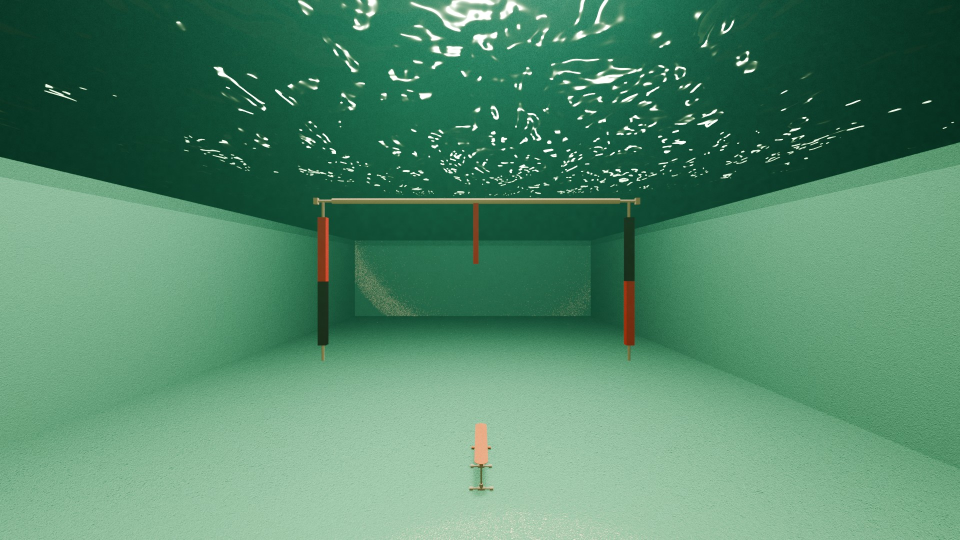
#> input picture images/mock_gate2.jpg, 1920 x 1080 px, found by its file name (shown at 1/2 size)
$ python detect_gate.py
#> lines starting #> are read from the running program, lines starting #| are printed output that depends on the picture; after the words box and inside, x2 and y2 are one past the last pixel; in counts of white or black regions, pixels touching at a corner belong together
import cv2
import numpy as np

# Load the image
image = cv2.imread('images/mock_gate2.jpg')
#> image is the input picture: shape (1080, 1920, 3); mean B, G, R 106.9, 137.8, 82.2
if image is None:
    print("Error: Image not found.")
    exit()

# ===== Step 1: Apply CLAHE (Adaptive Histogram Equalization) =====
lab = cv2.cvtColor(image, cv2.COLOR_BGR2LAB)
#> lab: shape (1080, 1920, 3); mean of channels 0, 1, 2 134, 103, 139.3
l, a, b = cv2.split(lab)
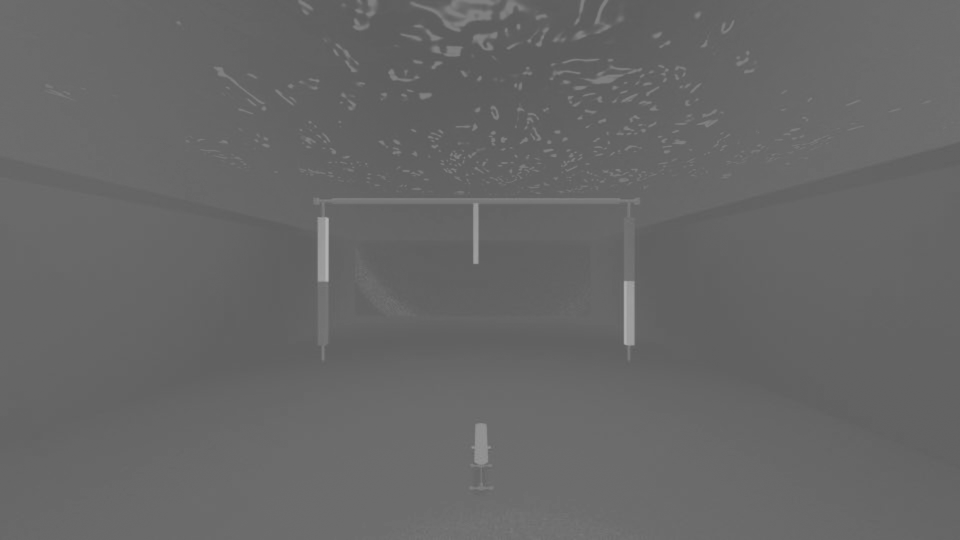
#> a: shape (1080, 1920) (shown at 1/2 size); min 90, max 181, mean 103
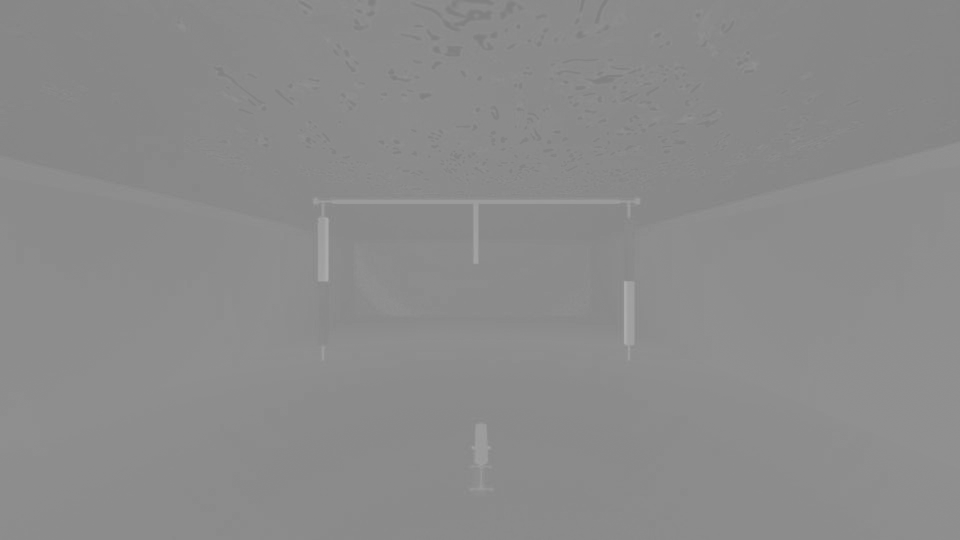
#> b: shape (1080, 1920) (shown at 1/2 size); min 126, max 175, mean 139.3

clahe = cv2.createCLAHE(clipLimit=3.0, tileGridSize=(8, 8))
l = clahe.apply(l)
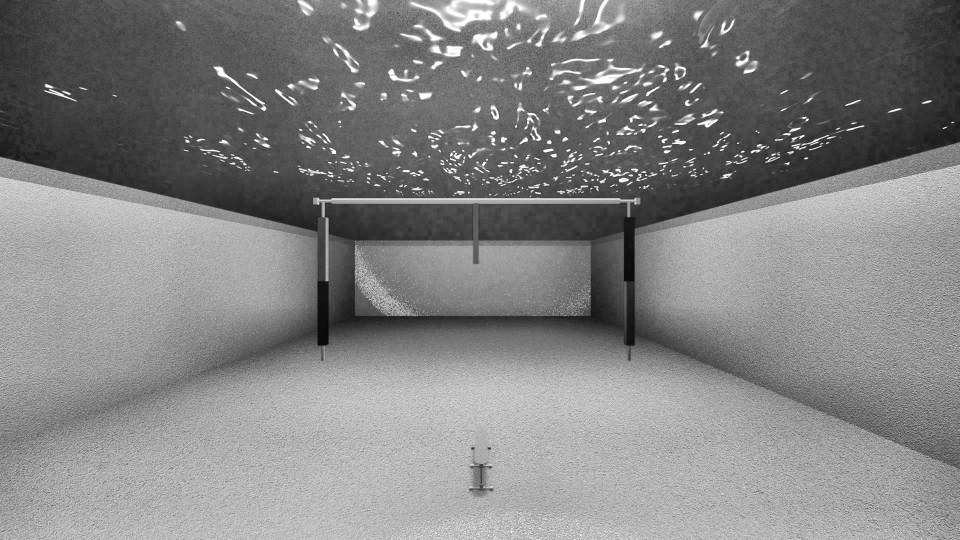
#> l: shape (1080, 1920) (shown at 1/2 size); min 7, max 255, mean 131.6

lab = cv2.merge((l, a, b))
#> lab: shape (1080, 1920, 3); mean of channels 0, 1, 2 131.6, 103, 139.3
image = cv2.cvtColor(lab, cv2.COLOR_LAB2BGR)
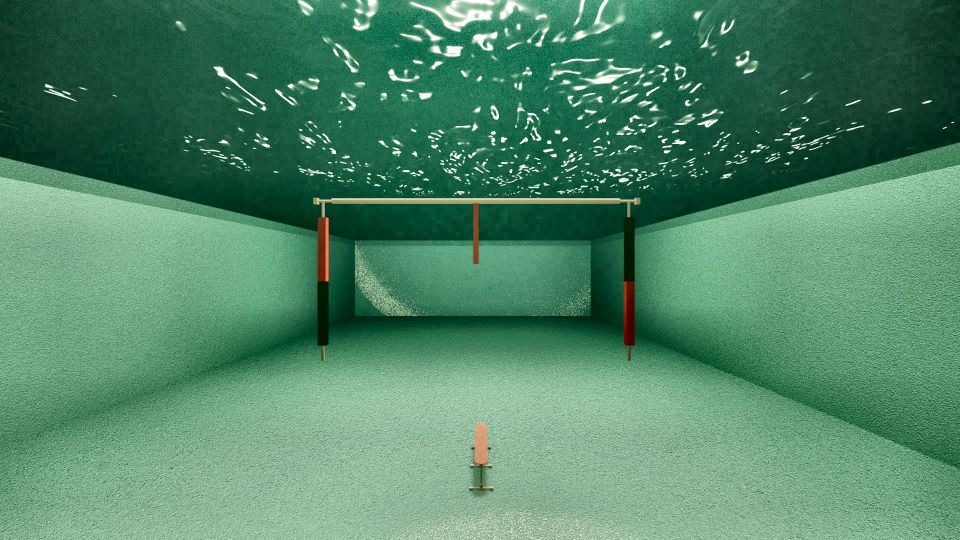
#> image: shape (1080, 1920, 3) (shown at 1/2 size); mean B, G, R 104.7, 135.5, 80.1

# Convert to HSV color space
hsv = cv2.cvtColor(image, cv2.COLOR_BGR2HSV)
#> hsv: shape (1080, 1920, 3); mean H, S, V 72.4, 127.1, 135.8

# ===== Step 2: Define Updated HSV Ranges for Underwater Detection =====

# **Red (Adjusted for Water Distortion)**
lower_red1 = np.array([0, 100, 60])
upper_red1 = np.array([10, 255, 255])
lower_red2 = np.array([170, 100, 60])
upper_red2 = np.array([180, 255, 255])

# **Black (Ensure Darker Areas Are Captured)**
lower_black = np.array([0, 0, 0])
upper_black = np.array([180, 200, 55])

# **White (Prevent Reflection Overdetection)**
lower_white = np.array([0, 0, 170])
upper_white = np.array([180, 30, 255])

# **Reject Greenish Pool Colors (Reflections)**
lower_reject_green = np.array([35, 50, 50])
upper_reject_green = np.array([90, 255, 255])

# ===== Step 3: Create & Combine Masks =====
mask_red1 = cv2.inRange(hsv, lower_red1, upper_red1)
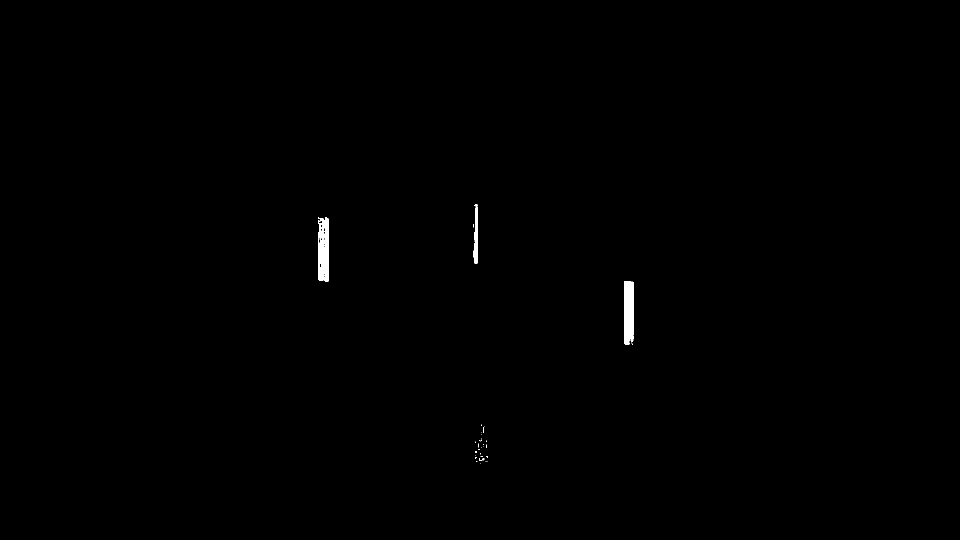
#> mask_red1: shape (1080, 1920) (shown at 1/2 size); 0.26% white; 33 white regions (28 under 20 px), largest, box (x1, y1, x2, y2) and area: (1248, 562, 1268, 690) 2351, (636, 435, 658, 563) 2202, (947, 408, 956, 527) 702, (958, 916, 969, 922) 30, (966, 853, 969, 866) 20
mask_red2 = cv2.inRange(hsv, lower_red2, upper_red2)
#> mask_red2: shape (1080, 1920); every value is 0
mask_black = cv2.inRange(hsv, lower_black, upper_black)
#> mask_black: shape (1080, 1920); 0.24% white in thin lines or dots, all inside (x1, y1, x2, y2) = (0, 0, 1920, 935)
mask_white = cv2.inRange(hsv, lower_white, upper_white)
#> mask_white: shape (1080, 1920); 1.2% white; 758 white regions (519 under 20 px), largest, box (x1, y1, x2, y2) and area: (822, 0, 990, 63) 3262, (1000, 0, 1050, 38) 769, (1170, 149, 1247, 167) 679
mask_reject_green = cv2.inRange(hsv, lower_reject_green, upper_reject_green)
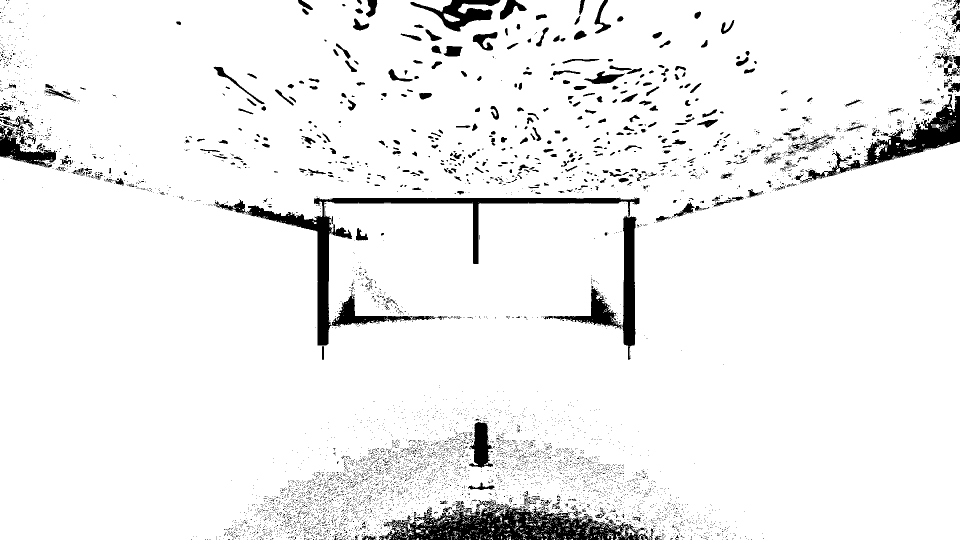
#> mask_reject_green: shape (1080, 1920) (shown at 1/2 size); 94% white; 7354 black regions (6950 under 20 px), largest, box (x1, y1, x2, y2) and area: (430, 395, 1279, 691) 21183, (758, 1000, 1308, 1080) 20186, (1721, 189, 1920, 333) 9303

# Combine masks & remove reflections
mask_combined = cv2.bitwise_or(mask_red1, mask_red2)
mask_combined = cv2.bitwise_or(mask_combined, mask_black)
#> mask_combined: shape (1080, 1920); 0.5% white; 750 white regions (693 under 20 px), largest, box (x1, y1, x2, y2) and area: (1246, 562, 1268, 691) 2367, (634, 433, 659, 563) 2222, (947, 408, 956, 527) 702
mask_combined = cv2.bitwise_or(mask_combined, mask_white)
#> mask_combined: shape (1080, 1920); 1.7% white; 1433 white regions (1137 under 20 px), largest, box (x1, y1, x2, y2) and area: (822, 0, 990, 63) 3262, (1246, 562, 1268, 691) 2367, (634, 433, 659, 563) 2222
mask_combined = cv2.bitwise_and(mask_combined, cv2.bitwise_not(mask_reject_green))
#> mask_combined: shape (1080, 1920); 1.5% white; 857 white regions (611 under 20 px), largest, box (x1, y1, x2, y2) and area: (822, 0, 990, 63) 3262, (1246, 562, 1268, 691) 2365, (636, 433, 659, 563) 2206

# ===== Step 4: Use Bilateral Filtering to Reduce Noise While Preserving Edges =====
filtered = cv2.bilateralFilter(mask_combined, d=9, sigmaColor=100, sigmaSpace=100)

# ===== Step 5: Apply Morphological Transformations =====
kernel = np.ones((3, 3), np.uint8)
dilated = cv2.dilate(filtered, kernel, iterations=1)
closed = cv2.morphologyEx(dilated, cv2.MORPH_CLOSE, kernel, iterations=2)

# ===== Step 6: Apply Edge Detection (Canny) to Refine Detection =====
edges = cv2.Canny(closed, 50, 150)  # Detect edges to remove water reflections
#> edges: shape (1080, 1920); 0.91% white in thin lines or dots

# Combine edge detection with existing mask
final_mask = cv2.bitwise_and(closed, edges)
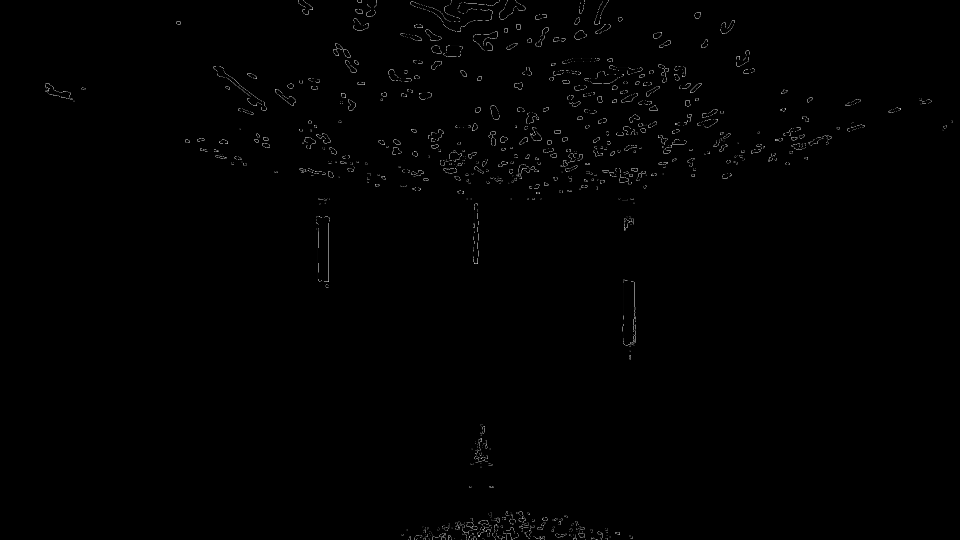
#> final_mask: shape (1080, 1920) (shown at 1/2 size); min 0, max 251, mean 1.3

# ===== Step 7: Find and Filter Contours =====
contours, _ = cv2.findContours(final_mask, cv2.RETR_EXTERNAL, cv2.CHAIN_APPROX_SIMPLE)
#> contours = 425 contours, 158 with area under 20; largest, box (x1, y1, x2, y2) and area: (1245, 558, 1272, 694) 2994, (632, 431, 660, 564) 2818, (427, 132, 533, 222) 1264, (945, 407, 957, 528) 1008, (1169, 142, 1248, 168) 1006

# Keep only reasonable-sized contours (removes false large reflections)
valid_contours = [cnt for cnt in contours if 1000 < cv2.contourArea(cnt) < 50000]
#> valid_contours = 5 contours; box (x1, y1, x2, y2) and area: (1245, 558, 1272, 694) 2994, (632, 431, 660, 564) 2818, (427, 132, 533, 222) 1264, (945, 407, 957, 528) 1008, (1169, 142, 1248, 168) 1006

if valid_contours:
    largest_contour = max(valid_contours, key=cv2.contourArea)
#> largest_contour = contour of 70 points, box (x1, y1, x2, y2) (1245, 558, 1272, 694), area 2994
    x, y, w, h = cv2.boundingRect(largest_contour)
#> x = 1245; y = 558; w = 27; h = 136

    # Draw a bounding box around the refined detected gate
    cv2.rectangle(image, (x, y), (x + w, y + h), (0, 255, 0), 2)

    # Save the corrected image
    cv2.imwrite('output/detected_gate.jpg', image)
    print("Updated detection saved as 'output/detected_gate.jpg'")

# ===== Step 8: Display the Result =====
cv2.imshow('Refined Detected Gate', image)
cv2.waitKey(0)
cv2.destroyAllWindows()
